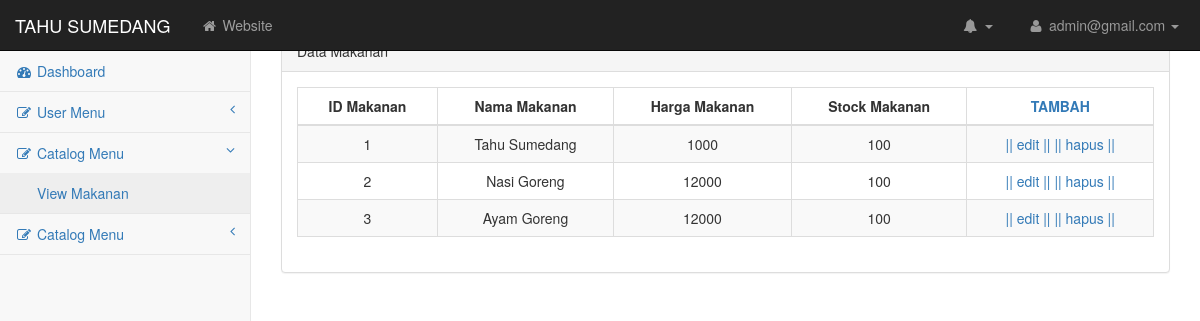
The app's page /datamakanan.php (signed in), older data.
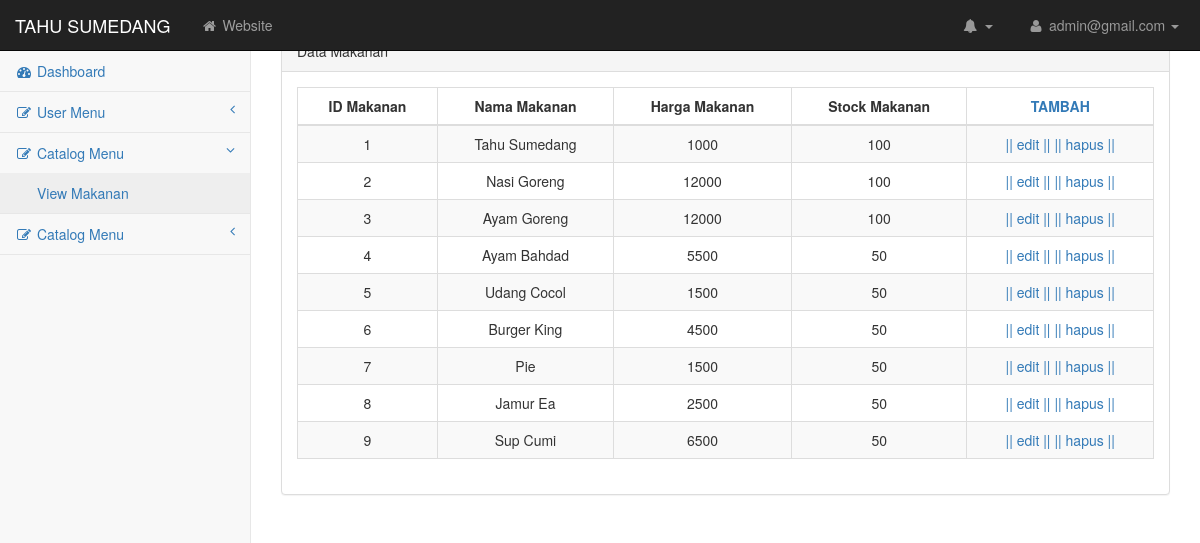
The same page, newer data.
### tables this page shows
CREATE TABLE IF NOT EXISTS `db_makanan` (
  `id_makanan` varchar(50) NOT NULL,
  `nama_makanan` varchar(50) NOT NULL,
  `harga_makanan` int(50) NOT NULL,
  `stock_makanan` int(50) NOT NULL
);

### datamakanan.php (the view, shortened to what this page needs)
<!DOCTYPE html>
<?php include 'config.php';
  ?>
<html lang="en">
    <head>
        <link href="css/bootstrap.min.css" rel="stylesheet">
        <link href="css/metisMenu.min.css" rel="stylesheet">
        <link href="css/startmin.css" rel="stylesheet">
        <link href="css/font-awesome.min.css" rel="stylesheet" type="text/css">
</head>
<body>
<?php
			include('header.php');
			include('pinggir.php');
		?>
<?php
$sql = 'select * from db_makanan';
$query = mysqli_query($db_link,$sql);
?>
 <div id="page-wrapper">
					<div class="row">
                    <div class="col-lg-12">
                        <div class="panel panel-default">
                            <div class="panel-heading">
                                Data Makanan
                            </div>
							 <div class="panel-body">
                                <div class="dataTable_wrapper">
<table class="table table-striped table-bordered table-hover" id="dataTables-example">
 <thead>
 <tr>
    <td align="center" ><strong>ID Makanan</td>
    <td align="center" ><strong>Nama Makanan</td>
 <td align="center" ><strong>Harga Makanan</td>
    <td align="center" ><strong>Stock Makanan</td>
    <td align="center" ><strong><a href="tambahmakanan.php">TAMBAH</a></td></tr>
	</thead>
<tbody>
<?php
 while($data = mysqli_fetch_array($query)){
?>
  <tr>
    <td p align="center"><?php echo $data['id_makanan']; ?></td>
    <td p align="center"><?php echo $data['nama_makanan']; ?></td>
 <td p align="center"><?php echo $data['harga_makanan']; ?></td>
 <td p align="center"><?php echo $data['stock_makanan']; ?></td>
   <td p align="center">
  <a href="editmakanan.php?ni=<?php echo $data['id_makanan'];?>" title="Edit"> || edit || </a>
 <a href="delete.php?ni=<?php echo $data['id_makanan'];?>" onclick="return confirm('Yakin mau di hapus?');"><a href="deletemakanan.php?ni=<?php echo $data['id_makanan'];?>" onclick="return confirm('Yakin mau di hapus?');">|| hapus ||</a>
 </td>
  </tr>
<?php
 }
 ?>
 </tbody></table>
         </div>
        </div>
    </body>
</html>

### header.php (shortened to what this page needs)
     <div id="wrapper">
         <nav class="navbar navbar-inverse navbar-fixed-top" role="navigation">
             <div class="navbar-header">
                 <a class="navbar-brand" href="TEMPLATE.php">TAHU SUMEDANG</a>
             </div>
             <ul class="nav navbar-nav navbar-left navbar-top-links">
                 <li><a href="baru/indexjadi.php"><i class="fa fa-home fa-fw"></i> Website</a></li>
             </ul>
             <ul class="nav navbar-right navbar-top-links">
                 <li class="dropdown navbar-inverse">
                     <a class="dropdown-toggle" data-toggle="dropdown" href="#">
                         <i class="fa fa-bell fa-fw"></i> <b class="caret"></b>
                     </a>
                 </li>
             		<li class="dropdown">
                     <a class="dropdown-toggle" data-toggle="dropdown" href="#">
                     <i class="fa fa-user fa-fw"></i>
				<?php
echo "".$_SESSION['email']."";;
				?>
				<b class="caret" ></b>
                     </a>
                 </li>
             </ul>

### pinggir.php (shortened to what this page needs)
         <div class="navbar-default sidebar" role="navigation">
             <div class="sidebar-nav navbar-collapse">
                 <ul class="nav" id="side-menu">
                     <li>
                         <a href="TEMPLATE.php"><i class="fa fa-dashboard fa-fw"></i> Dashboard</a>
                     </li>
<li>
                         <a href="#"><i class="fa fa-edit fa-fw"></i> User Menu<span class="fa arrow"></span></a>
                     </li>
                     <li>
                         <a href="#"><i class="fa fa-edit fa-fw"></i> Catalog Menu<span class="fa arrow"></span></a>
                         <ul class="nav nav-second-level">
                             <li>
                                 <a href="datamakanan.php">View Makanan</a>
                             </li>
                         </ul>
                     </li>
 <li>
                         <a href="#"><i class="fa fa-edit fa-fw"></i> Catalog Menu<span class="fa arrow"></span></a>
                     </li>
                 </ul>
             </div>
         </div>
     </nav>

### css/startmin.css (style rules this page uses)
body { background-color: #f8f8f8; }
#wrapper { width: 100%; }
#page-wrapper { padding: 30px 15px 0 15px; min-height: 568px; background-color: #fff; }
@media (min-width:768px) { #page-wrapper { position: inherit; margin-left: 250px; padding: 30px 30px 0 30px; border-left: 1px solid #e7e7e7; } }
.navbar-header { float: left; }
.navbar-left { float: left; }
.navbar-right { text-align: right; }
.navbar-top-links { margin: 0; }
.navbar-top-links li { display: inline-block; }
.navbar-top-links li:last-child { margin-right: 6px; }
.navbar-top-links li a { padding: 15px; min-height: 50px; }
.navbar-top-links>li>a { color: #999; }
.sidebar .sidebar-nav.navbar-collapse { padding-right: 0; padding-left: 0; }
.sidebar ul li { border-bottom: 1px solid #e7e7e7; }
.sidebar ul li a.active { background-color: #eee; }
.sidebar .arrow { float: right; }
.sidebar .fa.arrow:before { content: "\f104"; }
.sidebar .active>a>.fa.arrow:before { content: "\f107"; }
.sidebar .nav-second-level li, .sidebar .nav-third-level li { border-bottom: 0!important; }
.sidebar .nav-second-level li a { padding-left: 37px; }
@media (min-width:768px) { .sidebar { z-index: 1; position: absolute; width: 250px; margin-top: 51px; } }

Row changes from the older to the newer data that the page shows:
added db_makanan: id_makanan "4", nama_makanan "Ayam Bahdad", harga_makanan "5500", stock_makanan "50"
added db_makanan: id_makanan "5", nama_makanan "Udang Cocol", harga_makanan "1500", stock_makanan "50"
added db_makanan: id_makanan "6", nama_makanan "Burger King", harga_makanan "4500", stock_makanan "50"
added db_makanan: id_makanan "7", nama_makanan "Pie", harga_makanan "1500", stock_makanan "50"
added db_makanan: id_makanan "8", nama_makanan "Jamur Ea", harga_makanan "2500", stock_makanan "50"
added db_makanan: id_makanan "9", nama_makanan "Sup Cumi", harga_makanan "6500", stock_makanan "50"
